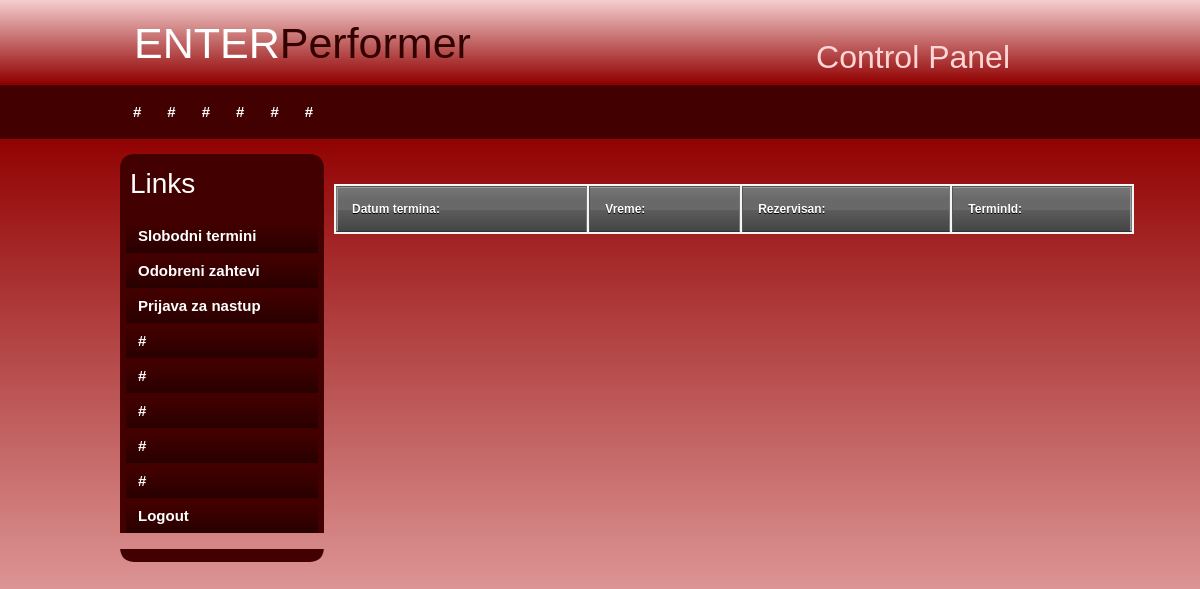
Before: /enter_site/index.php/performer/slobodniTermini with the older database file.
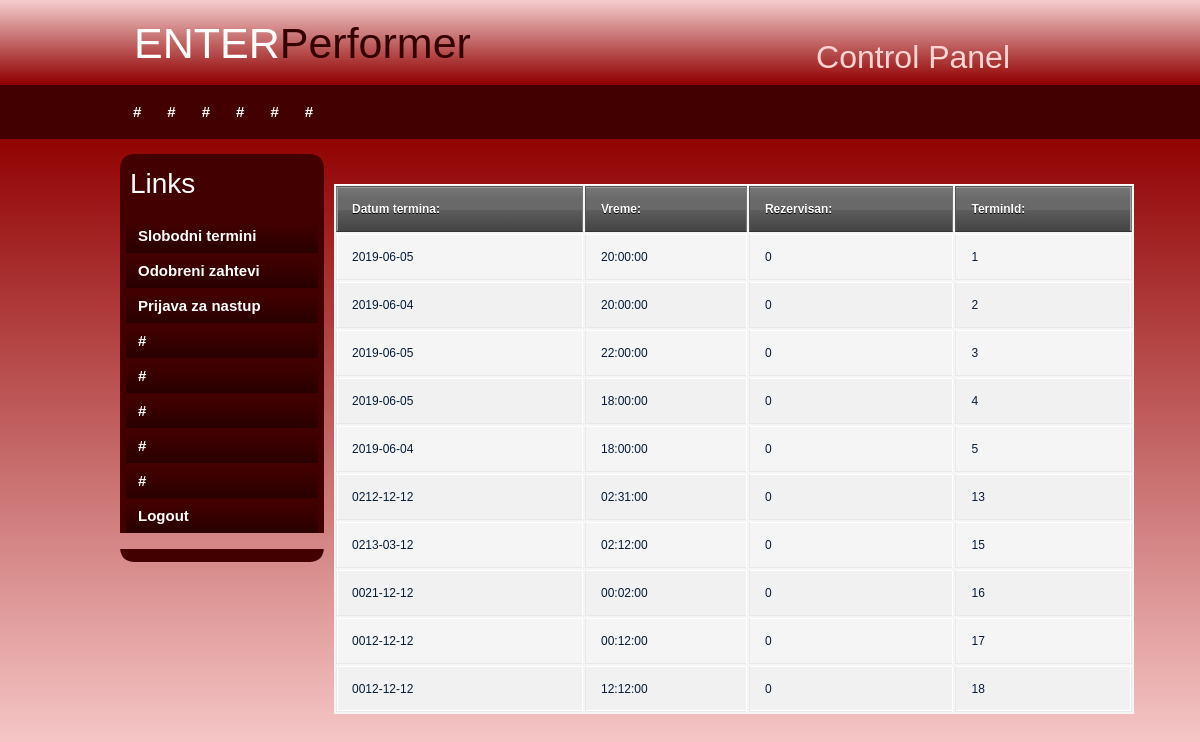
After: the same page with the newer database file.
### tables this page shows
CREATE TABLE IF NOT EXISTS `termin` (
  `terminID` int(14) NOT NULL AUTO_INCREMENT,
  `datum` date NOT NULL,
  `vreme` time NOT NULL,
  `rezervisan` int(2) NOT NULL,
  PRIMARY KEY (`terminID`)
);

### enter_site/application/controllers/Performer.php (called while the page is built, shortened)
<?php
class Performer extends CI_Controller {
    public function __construct() {
        $this->load->library("session");
        $this->load->model("ModelIzvodjac");
        $this->load->model("ModelTermin");
        $this->load->model("ModelDogadjaj");
        $this->load->model("ModelSlobodniTermini");
    }
    public function slobodniTermini(){
        $termini1 = $this->ModelSlobodniTermini->dohvSlobodneTermine();
        $naredba1 = "termini1";
        $this->load->view("performer/index.php",  array('termini1'=>$termini1,'naredba1'=>"termini1"));
    }
}

### enter_site/index.php (called while the page is built, shortened)
<?php
require_once BASEPATH.'core/CodeIgniter.php';

### enter_site/application/models/ModelSlobodniTermini.php (called while the page is built, shortened)
<?php
class ModelSlobodniTermini extends CI_Model{
    public function dohvSlobodneTermine() {
        $this->db->select('*');
        $this->db->from('termin');
        $this->db->where('rezervisan',0);
        $query=$this->db->get();
        $result = $query->result();
        return $result;
    }
}

### enter_site/application/views/performer/index.php (the view, shortened to what this page needs)
<!DOCTYPE html PUBLIC "-//W3C//DTD XHTML 1.0 Transitional//EN" "http://www.w3.org/TR/xhtml1/DTD/xhtml1-transitional.dtd">
<link rel="stylesheet" href="https://stackpath.bootstrapcdn.com/bootstrap/4.3.1/css/bootstrap.min.css">
<link rel="stylesheet" href="<?php echo base_url();?>assets/css/style.css">
<html xmlns="http://www.w3.org/1999/xhtml">
<head>
</head>
<body>
<div id="container">
		<div id="header">
        	<h1>ENTER<span class="off">Performer</span></h1>
            <h2>Control Panel</h2>
        </div>
        <div id="menu">
        	<ul>
            	<li class="menuitem"><a href="#">#</a></li>
                <li class="menuitem"><a href="#">#</a></li>
                <li class="menuitem"><a href="#">#</a></li>
                <li class="menuitem"><a href="#">#</a></li>
                <li class="menuitem"><a href="#">#</a></li>
              <li class="menuitem"><a href="#">#</a></li>
            </ul>
        </div>
        <div id="leftmenu">
        <div id="leftmenu_top"></div>
				<div id="leftmenu_main">
                <h3>Links</h3>
                <ul>
                    <li><a href="<?php echo site_url("Performer/slobodniTermini"); ?>">Slobodni termini</a></li>
                    <li><a href="<?php echo site_url("Performer/odobreniZahtevi"); ?>">Odobreni zahtevi</a></li>
                    <li><a href="<?php echo site_url("Performer/dodajDog"); ?>">Prijava za nastup</a></li>
                    <li><a href="#">#</a></li>
                    <li><a href="#">#</a></li>
                    <li><a href="#">#</a></li>
                    <li><a href="#">#</a></li>
                    <li><a href="#">#</a></li>
                    <li><a href="<?php echo site_url("Performer/logout"); ?>">Logout</a></li>
                </ul>
</div>
              <div id="leftmenu_bottom"></div>
        </div>
		<div id="content">
        <div id="content_main">
        	<?php
                    if($naredba1 == "pocetna"){
                        echo "Hola Mr. Performer!";
                    }
                    elseif($naredba1 == "termini1"){
                        echo "<table> <tr><th>Datum termina:</th><th>Vreme:</th><th>Rezervisan:</th><th>TerminId:</th></tr>";
                        foreach ($termini1 as $termin) {
                            echo "<tr><td>".$termin->datum."</td><td>".$termin->vreme."</td><td> ".$termin->rezervisan."</td><td> ".$termin->terminID."</td></tr>";
                        }
                        echo "</table><br><br>";
                    }
                ?>
        </div>
      </div>
   </div>
</body>
</html>

Changed rows visible on the page:
added termin: datum "2019-06-05", vreme "20:00:00", rezervisan "0", terminID "1"
added termin: datum "2019-06-04", vreme "20:00:00", rezervisan "0", terminID "2"
added termin: datum "2019-06-05", vreme "22:00:00", rezervisan "0", terminID "3"
added termin: datum "2019-06-05", vreme "18:00:00", rezervisan "0", terminID "4"
added termin: datum "2019-06-04", vreme "18:00:00", rezervisan "0", terminID "5"
added termin: datum "0212-12-12", vreme "02:31:00", rezervisan "0", terminID "13"
added termin: datum "0213-03-12", vreme "02:12:00", rezervisan "0", terminID "15"
added termin: datum "0021-12-12", vreme "00:02:00", rezervisan "0", terminID "16"
added termin: datum "0012-12-12", vreme "00:12:00", rezervisan "0", terminID "17"
added termin: datum "0012-12-12", vreme "12:12:00", rezervisan "0", terminID "18"
